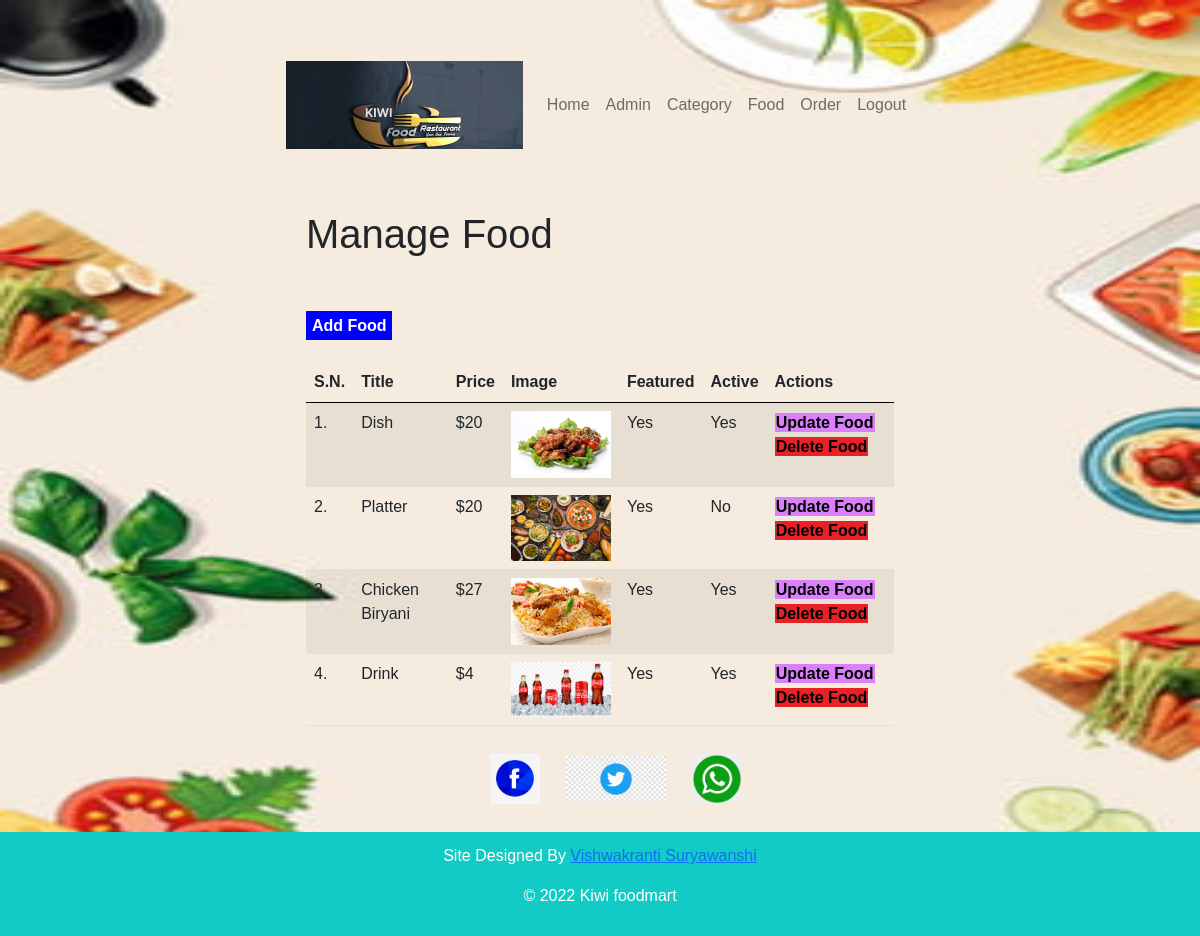
The page /admin/manage-food.php on the database its author committed.
### tables this page shows
CREATE TABLE `food` (
  `id` int(10) NOT NULL,
  `title` varchar(120) NOT NULL,
  `description` varchar(200) NOT NULL,
  `price` decimal(15,0) NOT NULL,
  `name_image` varchar(1100) NOT NULL,
  `category_id` int(10) NOT NULL,
  `featured` varchar(15) NOT NULL,
  `active` varchar(100) NOT NULL
);

### admin/manage-food.php (the view, shortened to what this page needs)
<?php include('partials/menu.php') ?>
<div class="row">
    <div class="col-md-6 mx-auto">
    <h1>Manage Food</h1>
    <br>
    <br>
    <a href="<?php echo SiteURL; ?>admin/add-food.php" class="btn-primary">Add Food</a>
    <br>
    <br>
    <table class="table table-striped">
    <thead>
        <tr>
            <th>S.N.</th>
            <th>Title</th>
            <th>Price</th>
            <th>Image</th>
            <th>Featured</th>
            <th>Active</th>
            <th>Actions</th>
        </tr>
        </thead>
        <tbody>
        <?php
        $sql = "SELECT * FROM food";
        $res = mysqli_query($conn, $sql);
        $count = mysqli_num_rows($res);
        $sn = 1;
        if ($count > 0) {
            while ($row = mysqli_fetch_assoc($res)) {
                $id = $row['id'];
                $title = $row['title'];
                $price = $row['price'];
                $image_name = $row['name_image'];
                $featured = $row['featured'];
                $active = $row['active'];
        ?>
                <tr>
                    <td><?php echo $sn++; ?>.</td>
                    <td><?php echo $title; ?></td>
                    <td>$<?php echo $price; ?></td>
                    <td>
                        <?php
                        if ($image_name == "") {
                            echo "<div class='error'>Image not added.</div>";
                        } else {
                        ?>
                            <img src="<?php echo SiteURL; ?>images/food/<?php echo $image_name; ?>" width="100px" />
                        <?php
                        }
                        ?>
                    </td>
                    <td><?php echo $featured; ?></td>
                    <td><?php echo $active; ?></td>
                    <td>
                        <a href="<?php echo SiteURL; ?>admin/update-food.php?id=<?php echo $id; ?>" class="btn-secondary">Update Food</a>
                        <a href="<?php echo SiteURL; ?>admin/delete-food.php?id=<?php echo $id; ?>&image_name=<?php echo $image_name; ?>" class="btn-danger">Delete Food</a>
                    </td>
                </tr>
        <?php
            }
        } else {
            echo "<tr><td colspan='7' class='error'>Food not added yet.</td></tr>";
        }
        ?>
        </tbody>
    </table>
</div>
</div>
<?php include('partials/footer.php') ?>

### admin/css_kiwi_foodmart/admin.css (style rules this page uses)
body { background-image: url('../../images/Background_image.jpg'); background-repeat: no-repeat; background-attachment: fixed; background-size: 100% 100%; }
* { margin: 0; padding: 0; font-family: Arial, Helvetica, sans-serif; }
table tr th { border-bottom: 1px solid black; padding: 1%; text-align: left; }
table tr td { padding: 1%; }
.btn-primary { background-color: blue; padding: 1%; color: white; text-decoration: none; font-weight: bold; }
.btn-secondary { background-color: #D980FA; padding: 1%; color: black; text-decoration: none; font-weight: bold; }
.btn-danger { background-color: #EA2027; padding: 1%; color: black; text-decoration: none; font-weight: bold; }

### rows shown on the page
food: title "Dish", price "20", name_image (picture), featured "Yes", active "Yes"
food: title "Platter", price "20", name_image (picture), featured "Yes", active "No"
food: title "Chicken Biryani", price "27", name_image (picture), featured "Yes", active "Yes"
food: title "Drink", price "4", name_image (picture), featured "Yes", active "Yes"
